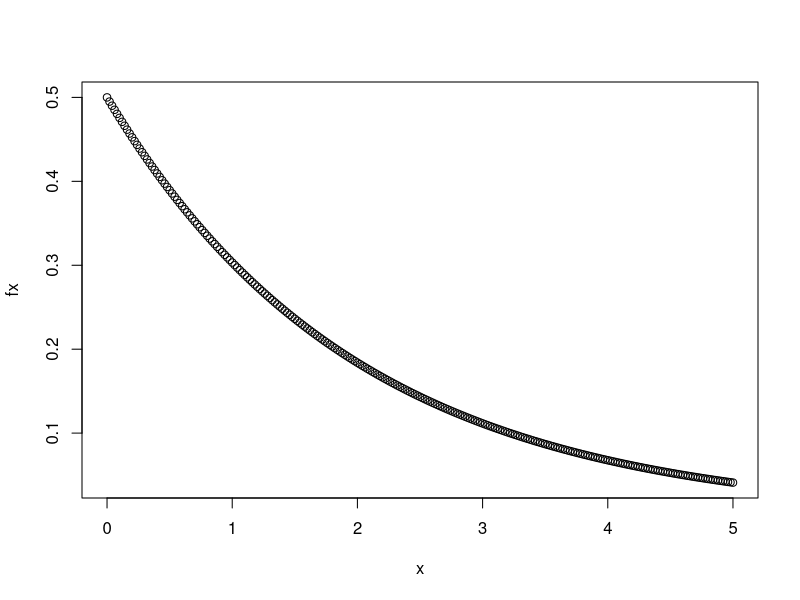
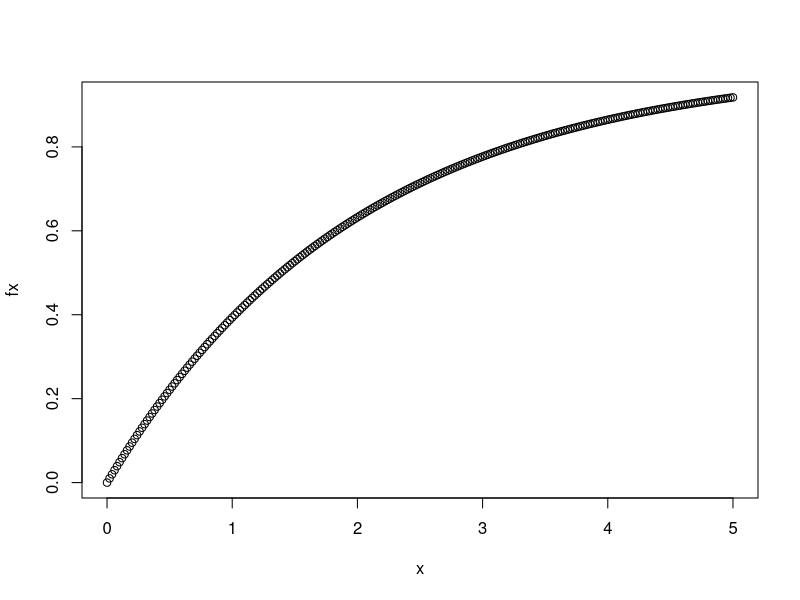
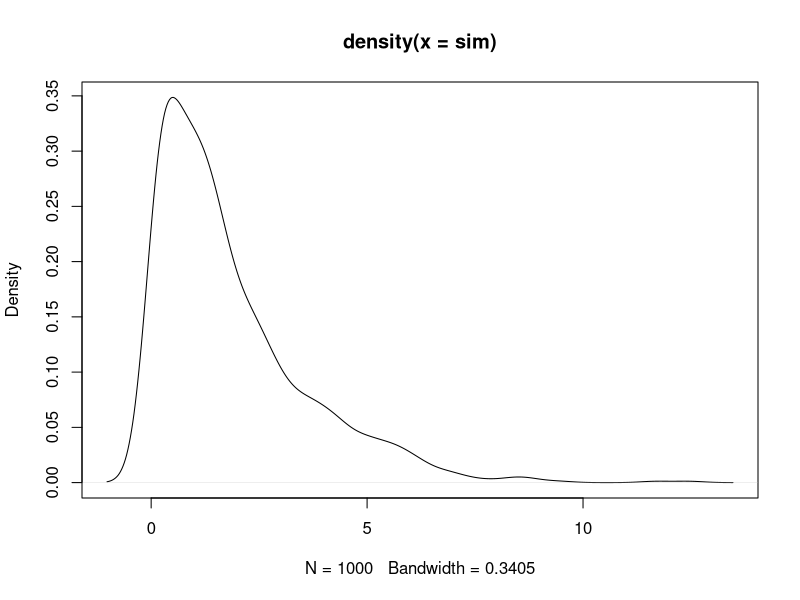

These figures' R source, in order:
#q1
#a
print(1 - punif(45, min = 0, max = 60))
#b
print(punif(30, min = 0, max = 60) - punif(20, min = 0, max = 60))

#q2
#a
dexp(3, rate = 1/2)
#b
x <- seq(0, 5, by = 0.02)
fx <- dexp(x, rate = 1/2)
plot(x, fx)
#c
pexp(3, rate = 1/2)
#d
x <- seq(0, 5, by = 0.02)
fx <- pexp(x, rate = 1/2)
plot(x, fx)
sim <- rexp(1000, rate = 1/2)
plot(density(sim))

#q3
#a
#1
dgamma(3, shape = 2, scale = 1/3)
#2
pgamma(1, shape = 2, scale = 1/3, lower.tail = FALSE)
#3
qgamma(0.70, shape = 2, scale = 1/3)

